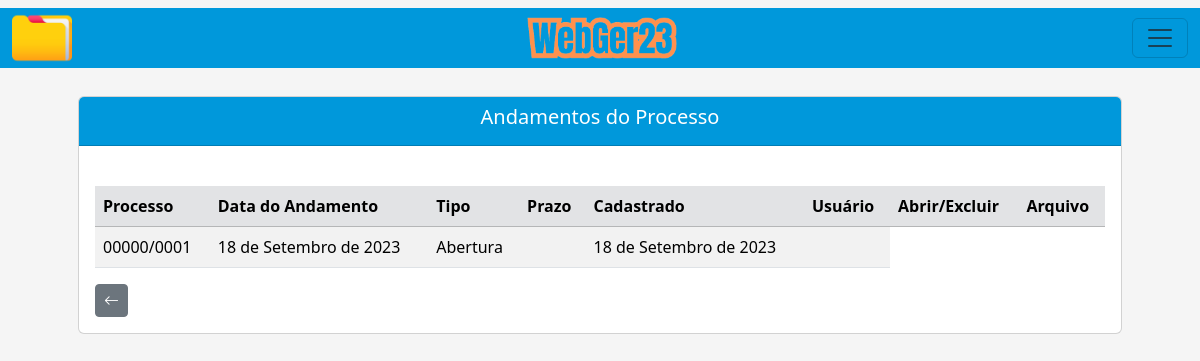
The app's page /listar/andamento-adm/1, older data.
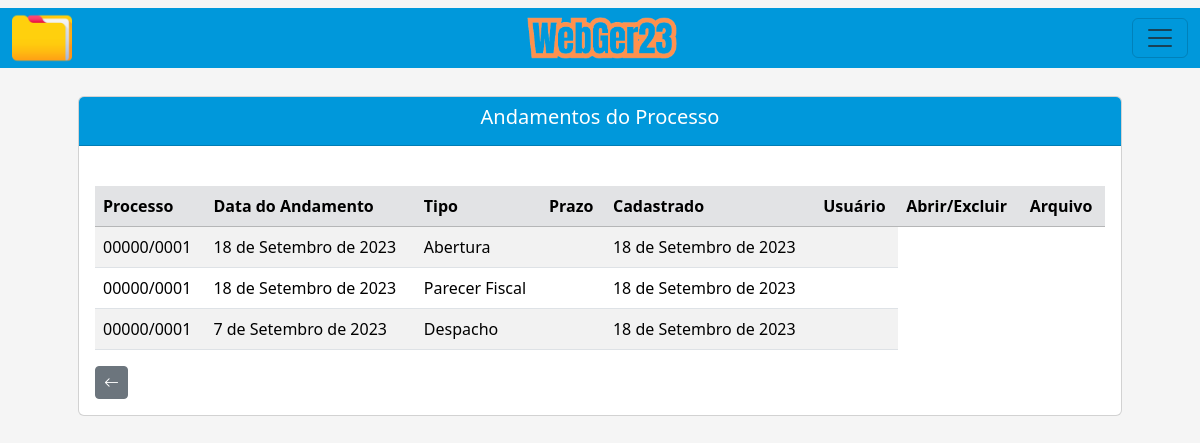
The same page, newer data.
### processo/models.py (models this page shows, shortened)
class Base(models.Model): # Classe base, será herdada pelas outras classes
    data_criacao = models.DateField('data_criação', auto_now_add=True)
    data_alteracao = models.DateField('Alterado', auto_now=True)
    ativo = models.BooleanField('Ativo?', default=True)
    class Meta:
        abstract = True

class AndamentoAdm(Base):
    andamentos = (
    ('Abertura', 'Abertura'), ('Parecer Fiscal', 'Parecer Fiscal'), ('Decisão 1ª Instância', 'Decisão 1ª Instância'), ('Suspenso Para Fiscalização Futura', 'Suspenso Para Fiscalização Futura'), ('Auto de Infração e Termo de Intimação - AITI.', 'Auto de Infração e Termo de Intimação - AITI.'), ('Termo de Intimação Fiscal - TIF.-tif.', 'Termo de Intimação Fiscal - TIF.'), ('Decisão de 2ª Instância', 'Decisão de 2ª Instância'), ('Cobrança de Documentação', 'Cobrança de Documentação'), ('Recurso Voluntário', 'Recurso Voluntário'), ('Fim do Contrato com a Assessoria', 'Fim do Contrato com a Assessoria'), ('Manifestação', 'Manifestação'), ('Recebimento do AR', 'Recebimento do AR'), ('Despacho', 'Despacho'), ('Aguardando Pagamento', 'Aguardando Pagamento'), ('Apresentação de Documentação para Análise', 'Apresentação de Documentação para Análise'), ('Aguardando AR', 'Aguardando AR'), ('Ofício', 'Ofício'), ('Revelia', 'Revelia'), ('Execução', 'Execução'), ('Confissão de Dívida (Parcelamento)', 'Confissão de Dívida (Parcelamento)'), ('Reenvio de Documento', 'Reenvio de Documento'), ('Parecer Juridico', 'Parecer Juridico'), ('Certidão', 'Certidão'), ('Encaminhado', 'Encaminhado'),
    )
    criador_andamento_adm = models.ForeignKey(get_user_model(), verbose_name='Usuário Criador', on_delete=models.CASCADE)
    processo = models.ForeignKey(ProcessoAdm, on_delete=models.CASCADE) # Relacionamento 'One to Many (um para muitos)'
    data_andamento = models.DateField(verbose_name='Data do Andamento')
    andamento = models.CharField(max_length=100, choices=andamentos, verbose_name='Andamento')
    dias = models.IntegerField(blank=True, null=True)
    data_prazo = models.DateField(blank=True, null=True)
    funcionario = models.CharField(max_length=50, blank=True, null=True)
    data_recebimento = models.DateField(blank=True, null=True)
    complemento = models.CharField(max_length=150, blank=True, null=True)
    arquivo_1 = models.FileField(upload_to='uploads/', verbose_name='Arquivo', blank=True)
    arquivo_2 = models.FileField(upload_to='uploads/', verbose_name='Arquivo', blank=True)
    arquivo_3 = models.FileField(upload_to='uploads/', verbose_name='Arquivo', blank=True)

class ProcessoAdm(Base):
    ufs = (
        ('MS', 'MS'), ('MT', 'MT'), ('SP', 'SP'), ('RJ', 'RJ'),
    )
    municipios = (
        ('Selvíria', 'Selvíria'), ('Inocência', 'Inocência'),
    )
    tipo_pessoas = (
        ('Física', 'Física'), ('Jurídica', 'Jurídica'),
    )
    criador_processo_adm = models.ForeignKey(get_user_model(), verbose_name='Usuário Criador', on_delete=models.CASCADE) # Usuário que criou o processo, utilizando chave primária com o get_user_model do django, para utilizar o usuário logado automaticamente
    numero = models.CharField(unique=True, verbose_name='N°', max_length=10) # Número do processo
    municipio = models.CharField(max_length=50, choices=municipios, verbose_name='Município') # Município
    uf = models.CharField(max_length=2, choices=ufs) # UF
    data_inicial = models.DateField(blank=True, null=True) # Data Inicial do Período do processo
    data_final = models.DateField(blank=True, null=True) # Data final do Período do processo
    data_div_ativa = models.DateField(blank=True, null=True) # Data dívida ativa
    valor_atributo = models.CharField(max_length=14, blank=True, null=True)  # Valor do atributo
    valor_multa = models.CharField(max_length=14, blank=True, null=True) # Valor da multa
    valor_credito = models.CharField(max_length=14, blank=True, null=True) # Valor do crédito
    valor_atualizado = models.CharField(max_length=14, blank=True, null=True) # Valor do atualizado
    data_valor_atualizado = models.DateField(blank=True, null=True) # Data valor atualizado
    nome_contribuinte = models.CharField(max_length=50)  # Nome / Razão Social
    tipo_pessoa = models.CharField(max_length=50, choices=tipo_pessoas) # Física / Jurídica
    documento = models.CharField(max_length=20, verbose_name='CPF/CNPJ', unique=True) # CPF / CNPJ
    nome_fantasia = models.CharField(max_length=50, blank=True, null=True) # Nome Fantasia
    email = models.EmailField(max_length=50, blank=True, null=True) # E-mail
    endereco = models.CharField(max_length=150) # Rua
    complemento = models.CharField(max_length=50, blank=True, null=True) # Complemento
    municipio_contribuinte = models.CharField(max_length=50, blank=True, null=True) # Município Contribuinte
    uf_contribuinte = models.CharField(max_length=2, choices=ufs, verbose_name='UF', blank=True, null=True) # UF Contribuinte
    cep = models.CharField(max_length=10, blank=True, null=True) # CEP
    telefone = models.CharField(max_length=20, blank=True, null=True) # Telefone
    celular = models.CharField(max_length=20, blank=True, null=True) # Celular
    def __str__(self):
        return f'{self.numero}'

### processo/views.py (the view)
# urls.py: path('listar/andamento-adm/<int:pk>', AndamentoAdmList.as_view(), name='andamento-adm-list' )
class AndamentoAdmList(ListView):
    model = ProcessoAdm
    template_name = 'processos/lists/andamento_adm_list.html'
    def get_queryset(self):
        pk_processo = self.kwargs.get('pk') # Pega a pk(primary key) da URL, pk do processo
        processo = ProcessoAdm.objects.get(pk=pk_processo)  # Pega o processo que possui a pk recebida (pk é a primary key do processo)
        andamentos = processo.andamentoadm_set.all()  # Pega todos os atributos do andamento
        return andamentos

### processo/templates/processos/lists/andamento_adm_list.html (shortened to what this page needs)
{% extends 'index.html' %}
{% load static %}
{% block conteudo %}
    <div class="container p-5">
        <br><br>
        <div class="card">
            <div class="card-header text-white" style="background-color: #0098DB;">
                <h5 style="text-align: center;">Andamentos do Processo</h5>
            </div>
            <div class="card-body">
                <div class="table-responsive">
                    <br>
                    <table class="table table-striped" id="tabela-listar-andamento">
                        <thead>
                            <tr class="table-secondary">
                                <th>Processo</th>
                                <th>Data do Andamento</th>
                                <th>Tipo</th>
                                <th>Prazo</th>
                                <th>Cadastrado</th>
                                <th>Usuário</th>
                                <th>Abrir/Excluir</th>
                                <th>Arquivo</th>
                            </tr>
                        </thead>
                        <tbody>
                            {% for andamento in object_list %}
                            <tr>
                                <td>{{ andamento.processo }}</td>
                                <td>{{ andamento.data_andamento }}</td>
                                <td>{{ andamento.andamento }}</td>
                                {% if andamento.data_prazo == Null %}
                                <td></td>
                                {% else %}
                                <td>{{ andamento.data_prazo }}</td>
                                {% endif%}
                                <td>{{ andamento.data_criacao }}</td>
                                <td>{{ andamento.criador_andamento_adm.get_full_name }}</td>
                            </tr>
                            {% endfor %}
                        </tbody>
                    </table>
                    <a href="{% url 'proc-adm-list' %}" class="btn btn-secondary btn-sm"><i class="bi bi-arrow-left" style="font-size: 15px;"></i></a>
                </div>
            </div>
        </div>
        <br>
    </div>
{% endblock %}

Row changes from the older to the newer data that the page shows:
added AndamentoAdm: processo "00000/0001", data_andamento "18 de Setembro de 2023", andamento "Parecer Fiscal", data_criacao "18 de Setembro de 2023"
added AndamentoAdm: processo "00000/0001", data_andamento "7 de Setembro de 2023", andamento "Despacho", data_criacao "18 de Setembro de 2023"
